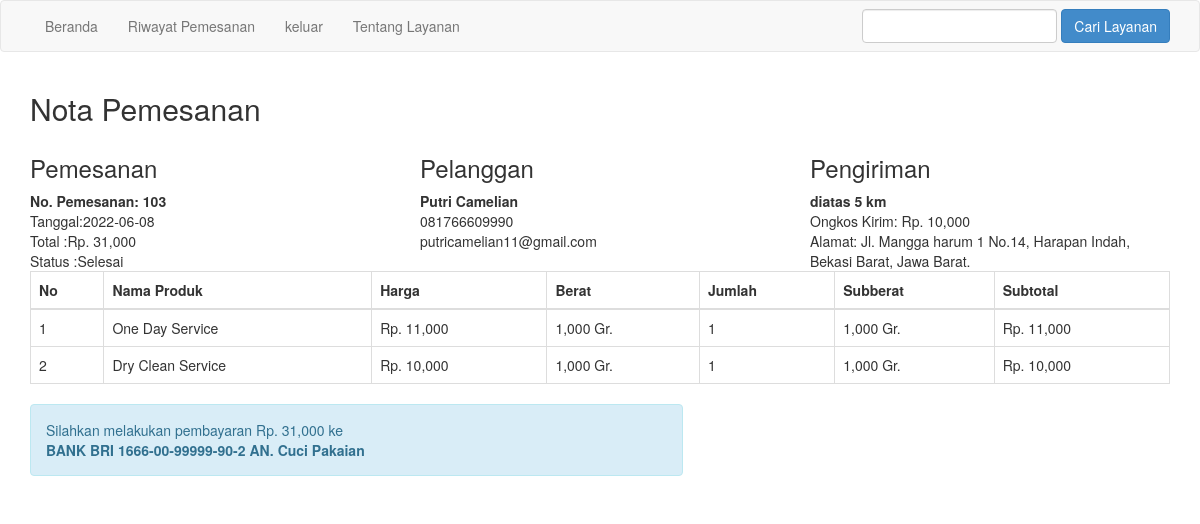
Screenshot of /nota.php?id=103 (signed in) with the database file from the repository.
### tables this page shows
CREATE TABLE `pembelian` (
  `id_pembelian` int(11) NOT NULL,
  `id_pelanggan` int(11) NOT NULL,
  `id_ongkir` int(11) NOT NULL,
  `tanggal_pembelian` date NOT NULL,
  `total_pembelian` int(11) NOT NULL,
  `jarak` varchar(20) NOT NULL,
  `tarif` int(11) NOT NULL,
  `alamat_pengiriman` text NOT NULL,
  `status_pembelian` varchar(20) NOT NULL DEFAULT 'pending'
);

CREATE TABLE `pelanggan` (
  `id_pelanggan` int(11) NOT NULL,
  `email_pelanggan` varchar(40) NOT NULL,
  `password_pelanggan` varchar(20) NOT NULL,
  `nama_pelanggan` varchar(50) NOT NULL,
  `telepon_pelanggan` varchar(20) NOT NULL,
  `alamat_pelanggan` text NOT NULL
);

CREATE TABLE `pembelian_produk` (
  `id_pembelian_produk` int(11) NOT NULL,
  `id_pembelian` int(11) NOT NULL,
  `id_produk` int(11) NOT NULL,
  `jumlah` int(11) NOT NULL,
  `nama` varchar(40) NOT NULL,
  `harga` int(11) NOT NULL,
  `berat` int(11) NOT NULL,
  `subberat` int(11) NOT NULL,
  `subharga` int(11) NOT NULL
);

### nota.php (the view, shortened to what this page needs)
<?php
include 'koneksi.php';
?>
<!DOCTYPE html>
<html>
    <head>
        <link rel="stylesheet" href="admin/assets/css/bootstrap.css">
    </head>
    <body onload="print()">
<?php include 'menu.php'; ?>
    <section class="konten">
    <div class="container">
    <h2>Nota Pemesanan</h2>
    <?php
    $ambil = $koneksi->query("SELECT * FROM pembelian JOIN pelanggan on pembelian.id_pelanggan=pelanggan.id_pelanggan WHERE pembelian.id_pembelian='$_GET[id]'");
    $detail = $ambil->fetch_assoc();
    ?>
    <div class="row">
        <div class="col-md-4">
            <h3>Pemesanan</h3>
            <strong>No. Pemesanan: <?php echo $detail['id_pembelian'] ?></strong><br>
            Tanggal:<?php echo $detail['tanggal_pembelian']; ?> <br>
            Total :Rp. <?php echo number_format($detail['total_pembelian']); ?> <br>
            Status :<?php echo $detail['status_pembelian']; ?>
        </div>
        <div class="col-md-4">
        <h3>Pelanggan</h3>
        <strong><?php echo $detail['nama_pelanggan']; ?></strong><br>
        <p>
        <?php echo $detail['telepon_pelanggan']; ?> <br>
        <?php echo $detail['email_pelanggan']; ?>
        </p>
        </div>
        <div class="col-md-4">
        <h3>Pengiriman</h3>
        <strong><?php echo $detail['jarak']; ?></strong><br>
        Ongkos Kirim: Rp. <?php echo number_format($detail['tarif']); ?><br>
        Alamat: <?php echo $detail['alamat_pengiriman']; ?>
        </div>
    </div>
<table class ="table table-bordered">
    <thead>
        <tr>
            <th>No</th>
            <th>Nama Produk</th>
            <th>Harga</th>
            <th>Berat</th>
            <th>Jumlah</th>
            <th>Subberat</th>
            <th>Subtotal</th>
        </tr>
</thead>
<tbody>
    <?php $nomor=1; ?>
    <?php $ambil= $koneksi->query("SELECT * FROM pembelian_produk WHERE id_pembelian='$_GET[id]' "); ?>
    <?php while($pecah=$ambil->fetch_assoc()){ ?>
        <tr>
            <td><?php echo $nomor; ?></td>
            <td><?php echo $pecah['nama']; ?></td>
            <td>Rp. <?php echo number_format($pecah['harga']); ?></td>
            <td><?php echo number_format($pecah['berat']); ?> Gr.</td>
            <td><?php echo $pecah['jumlah']; ?></td>
            <td><?php echo number_format($pecah['subberat']); ?> Gr.</td>
            <td>Rp. <?php echo number_format($pecah['subharga']); ?></td>
    </tr>
    <?php $nomor++; ?>
    <?php } ?>
</tbody>
</table>
<div class="row">
    <div class="col-md-7">
        <div class="alert alert-info">
            <p>
                Silahkan melakukan pembayaran Rp. <?php echo number_format($detail['total_pembelian']); ?> ke <br>
                <strong> BANK BRI 1666-00-99999-90-2 AN. Cuci Pakaian <strong>
            </p>
        </div>
    </div>
</div>
    </div>
    </section>
    </body>
</html>

### rows the page displays
pembelian: id_pembelian "103", tanggal_pembelian "2022-06-08", total_pembelian "31,000", status_pembelian "Selesai", id_pelanggan.nama_pelanggan "Putri Camelian", id_pelanggan.telepon_pelanggan "081766609990", id_pelanggan.email_pelanggan "putricamelian11@gmail.com", jarak "diatas 5 km", tarif "10,000", alamat_pengiriman "Jl. Mangga harum 1 No.14, Harapan Indah, Bekasi Barat, Jawa Barat."
pembelian_produk: nama "One Day Service", harga "11,000", berat "1,000", jumlah "1", subberat "1,000", subharga "11,000"
pembelian_produk: nama "Dry Clean Service", harga "10,000", berat "1,000", jumlah "1", subberat "1,000", subharga "10,000"
